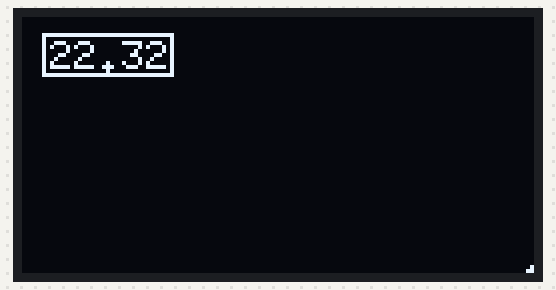
This sketch was run on a simulated Arduino Uno, built with avr-gcc and run on an emulated ATmega328P. Shown: 128×64 one-colour display. Random numbers use the default seed unless the sketch sets one.

Above: at 0.32 s.
At 8.7 s:
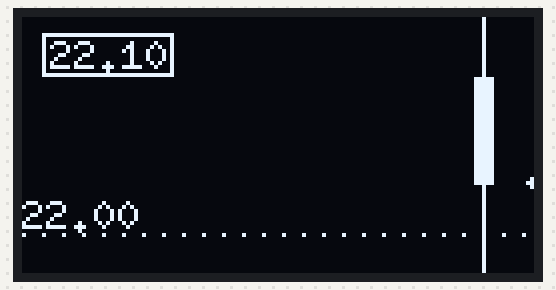
At 17.38 s:
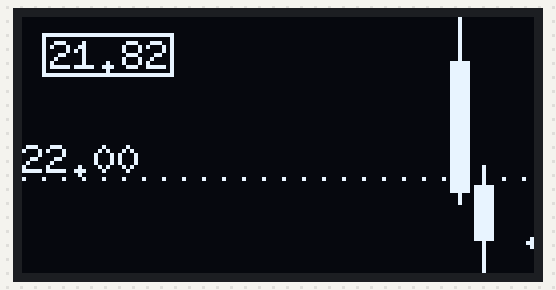
At 26.11 s:
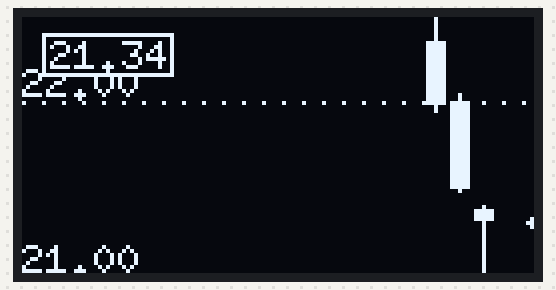
At 34.8 s:
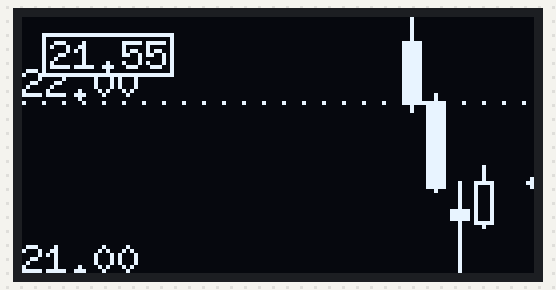
At 37.7 s:
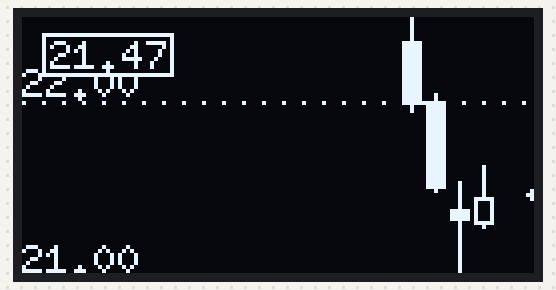

Measured:
- what the display in image 0 shows lasts 0.4 s, from 0.1 s to 0.5 s
- what the display in image 1 shows lasts 0.4 s, from 8.5 s to 8.9 s
- what the display in image 4 shows lasts 1.0 s, from 34.7 s to 35.7 s

The sketch:

ohlc_oled_random.ino
```cpp
// (licence header left out)
// If you have more than 2k RAM
//#define BIG_MEMORY

#if defined(BIG_MEMORY)
  #define SSD1306 U8G2_SSD1306_128X64_NONAME_F_4W_HW_SPI
#else
  #define SSD1306 U8G2_SSD1306_128X64_NONAME_1_4W_HW_SPI
#endif

#include <U8g2lib.h>
#include "candlestick.h"
#include "oled.h"

SSD1306 u8g2(U8G2_R0, /* cs=*/ 10, /* dc=*/ 9, /* reset=*/ 8);

OHLCChart<double, 19, 10000, OHLCOledBarRender<double> > ohlc;
//OHLCChart<double, 19, 10000, OHLCOledLineRender<double> > ohlc;

double value=22.4;

void setup() {
  Serial.begin(9600);

  u8g2.begin();

  // connect renderer to OLED
  ohlc.getRender().setDisplay(&u8g2);
  ohlc.setGridStep(1.);
}

void loop() {
  // update random data
  int valuemove=random(30)-15;
  value+=valuemove/100.;
  value=constrain(value,10,40);
  //Serial.println(value);
  ohlc.addValue(value);

#if defined(BIG_MEMORY)
  u8g2.clearBuffer();
#else
  u8g2.firstPage();
  do {
#endif
  u8g2.setFont(u8g2_font_6x10_tn);

  // draw candlesticks
  ohlc.draw();

  // draw last value
  u8g2.setDrawColor(0);
  u8g2.drawBox(5,4,5+5*5+3,11);
  u8g2.setDrawColor(1);
  u8g2.drawFrame(5,4,5+5*5+3,11);
  u8g2.setCursor(7,13);
  u8g2.print(value);

  // draw indicator
  int _v=fmap(value,ohlc.minimum,ohlc.maximum,0.,64.);
  u8g2.drawLine(126,63-_v,128,63-_v);
  u8g2.drawLine(127,63-_v+1,127,63-_v-1);

#if defined(BIG_MEMORY)
  u8g2.sendBuffer(); // transfer internal memory to the display
#else
  } while ( u8g2.nextPage() );
#endif

  delay(200); // 5 values/second
}
```

candlestick.h
```cpp
// (licence header left out)
#define TRACE(var)       \
 {                       \
 Serial.print("Trace: "); \
 Serial.print(#var);     \
 Serial.print("=");      \
 Serial.println(var);    \
 }

template<typename ohlcvalue>
ohlcvalue fmap(ohlcvalue x, ohlcvalue in_min, ohlcvalue in_max, ohlcvalue out_min, ohlcvalue out_max)
{
  return (x - in_min) * (out_max - out_min) / (in_max - in_min) + out_min;
}

///
/// One OHLC bar data
///
template<typename ohlcvalue>
struct OHLCData {
  ohlcvalue o;
  ohlcvalue h;
  ohlcvalue l;
  ohlcvalue c;
};

///
/// OHLC recorder and renderer
/// ohlcvalue - int or float
/// len - number of bars
/// stp - time window (10000 = 10 seconds)
/// renderclass - which renderer we want to use
///
template<typename ohlcvalue, const int len, const long stp, typename renderclass>
class OHLCChart {
  OHLCData<ohlcvalue> data[len];
  const unsigned long ohlc_step;
  int ohlc_first;
  OHLCData<ohlcvalue> *last;
  unsigned long ohlc_next_step;
  renderclass render;
  ohlcvalue grid_step;

public:
  ohlcvalue minimum;
  ohlcvalue maximum;

  OHLCChart() : ohlc_step(stp), ohlc_first(len), ohlc_next_step(0) {
    last = data + (len - 1);
  }

  renderclass& getRender() {
    return render;
  }

  void setGridStep(ohlcvalue value) {
    grid_step = value;
  }

  boolean addValue(ohlcvalue v) {
    unsigned long m=millis();
    if(m>ohlc_next_step) {
      if(ohlc_first>0)
        ohlc_first--;
      for(int i=0;i<(len-1);i++)
        data[i] = data[i+1];
      last->o = v;
      last->h = v;
      last->l = v;
      last->c = v;
      ohlc_next_step+=ohlc_step;
      return true;
    } else {
      if(last->h<v)
        last->h=v;
      if(last->l>v)
        last->l=v;
      last->c=v;
    }
  return false;
  }

  void addOhlc(OHLCData<ohlcvalue> d) {
    if(ohlc_first>0)
      ohlc_first--;
    for(int i=0;i<(len-1);i++)
      data[i] = data[i+1];
    *last = d;
  }

  void draw() {
    render.drawHeader();
    if(ohlc_first!=len) {
      minimum = data[ohlc_first].l;
      maximum = data[ohlc_first].h;
      for(int i=ohlc_first+1;i<len;i++) {
        if(data[i].l<minimum)
          minimum = data[i].l;
        if(data[i].h>maximum)
          maximum = data[i].h;
      }
      if(grid_step>0 && minimum!=maximum)
        render.drawGrid(minimum,maximum,grid_step);
    }
    for(int i=ohlc_first;i<len;i++)
      render.drawBar(i,data+i,minimum,maximum);
    render.drawFooter();
  }

  void dump() {
    TRACE(len);
    TRACE(ohlc_first);
    for(int i=ohlc_first;i<len;i++)
      {
      TRACE(i);
      TRACE(data[i].o);
      TRACE(data[i].h);
      TRACE(data[i].l);
      TRACE(data[i].c);
      }
  }

};
```

oled.h
```cpp
///
/// OLED base renderer
///
template<class ohlcvalue>
class OHLCOledBaseRender {
protected:
  SSD1306 *display;
public:
  OHLCOledBaseRender() : display(NULL) {}

  void drawHeader() {}
  void drawFooter() {}
  void setDisplay(SSD1306 *d) {display=d;}
  void drawGrid(ohlcvalue minimum, ohlcvalue maximum, ohlcvalue grid_step) {
    const int HEIGHT = 63;
    int dv = minimum / grid_step;
    int _gs = fmap(minimum+grid_step,minimum,maximum,(ohlcvalue)0,(ohlcvalue)HEIGHT);
    ohlcvalue bg = (dv + 0) * grid_step;
    for(ohlcvalue i = bg;i<maximum+grid_step;i+=grid_step) {
      for(int j=0;j<=128;j+=5)
        display->drawPixel(j,HEIGHT-(int)fmap(i,minimum,maximum,(ohlcvalue)0,(ohlcvalue)HEIGHT));
      if(_gs>7) { // not too dense
        display->setCursor(0,HEIGHT-(int)fmap(i,minimum,maximum,(ohlcvalue)0,(ohlcvalue)HEIGHT)-1);
        display->print(i);
        }
      }
    }
};

///
/// OLED Line Candlestick renderer
///
template<typename ohlcvalue>
class OHLCOledLineRender : public OHLCOledBaseRender<ohlcvalue> {
public:
  void drawBar(int pos, OHLCData<ohlcvalue> *bar, ohlcvalue minimum, ohlcvalue maximum) {
    if(this->display==NULL)
      return;
    if(minimum==maximum)
      return;

    OHLCData<ohlcvalue> _bar=*bar;

    int START = 5 + pos * 6;
    const int BW = 2;
    const int HEIGHT = 63;

    // transformation
    _bar.o = fmap(_bar.o,minimum,maximum,(ohlcvalue)0,(ohlcvalue)HEIGHT);
    _bar.h = fmap(_bar.h,minimum,maximum,(ohlcvalue)0,(ohlcvalue)HEIGHT);
    _bar.l = fmap(_bar.l,minimum,maximum,(ohlcvalue)0,(ohlcvalue)HEIGHT);
    _bar.c = fmap(_bar.c,minimum,maximum,(ohlcvalue)0,(ohlcvalue)HEIGHT);

    // open
    this->display->drawLine(START,HEIGHT-_bar.o,START+1*BW,HEIGHT-_bar.o);

    // high - low
    this->display->drawLine(START+1*BW,HEIGHT-_bar.h,START+1*BW,HEIGHT-_bar.l);

    // close
    this->display->drawLine(START+1*BW,HEIGHT-_bar.c,START+2*BW,HEIGHT-_bar.c);
    }
};

///
/// OLED Bar Candlestick renderer
///
template<class ohlcvalue>
class OHLCOledBarRender : public OHLCOledBaseRender<ohlcvalue> {
public:
  void drawBar(int pos, OHLCData<ohlcvalue> *bar, ohlcvalue minimum, ohlcvalue maximum) {
    if(this->display==NULL)
      return;
    if(minimum==maximum)
      return;

    //TRACE(minimum);
    //TRACE(maximum);

    OHLCData<ohlcvalue> _bar=*bar;

    int START = 5 + pos * 6;
    const int BW = 2;
    const int HEIGHT = 63;
    int top;
    int bottom;

    // transformation
    _bar.o = fmap(_bar.o,minimum,maximum,(ohlcvalue)0,(ohlcvalue)HEIGHT);
    _bar.h = fmap(_bar.h,minimum,maximum,(ohlcvalue)0,(ohlcvalue)HEIGHT);
    _bar.l = fmap(_bar.l,minimum,maximum,(ohlcvalue)0,(ohlcvalue)HEIGHT);
    _bar.c = fmap(_bar.c,minimum,maximum,(ohlcvalue)0,(ohlcvalue)HEIGHT);

    //TRACE(pos);
    //TRACE(_bar.o);
    //TRACE(_bar.h);
    //TRACE(_bar.l);
    //TRACE(_bar.c);

    if(_bar.o < _bar.c) {
      top = _bar.c;
      bottom = _bar.o;
    } else {
      top = _bar.o;
      bottom = _bar.c;
    }

    //TRACE(top);
    //TRACE(bottom);

    // high
    this->display->drawLine(START+1*BW,HEIGHT-_bar.h,START+1*BW,HEIGHT-top);

    // low
    this->display->drawLine(START+1*BW,HEIGHT-_bar.l,START+1*BW,HEIGHT-bottom);

    // bar
    if(_bar.o < _bar.c) {
      this->display->setDrawColor(0);
      this->display->drawBox(START,HEIGHT-top,2*BW+1,top-bottom);
      this->display->setDrawColor(1);
      this->display->drawFrame(START,HEIGHT-top,2*BW+1,top-bottom);
      }
    else
      this->display->drawBox(START,HEIGHT-top,2*BW+1,top-bottom);
    }
};
```
